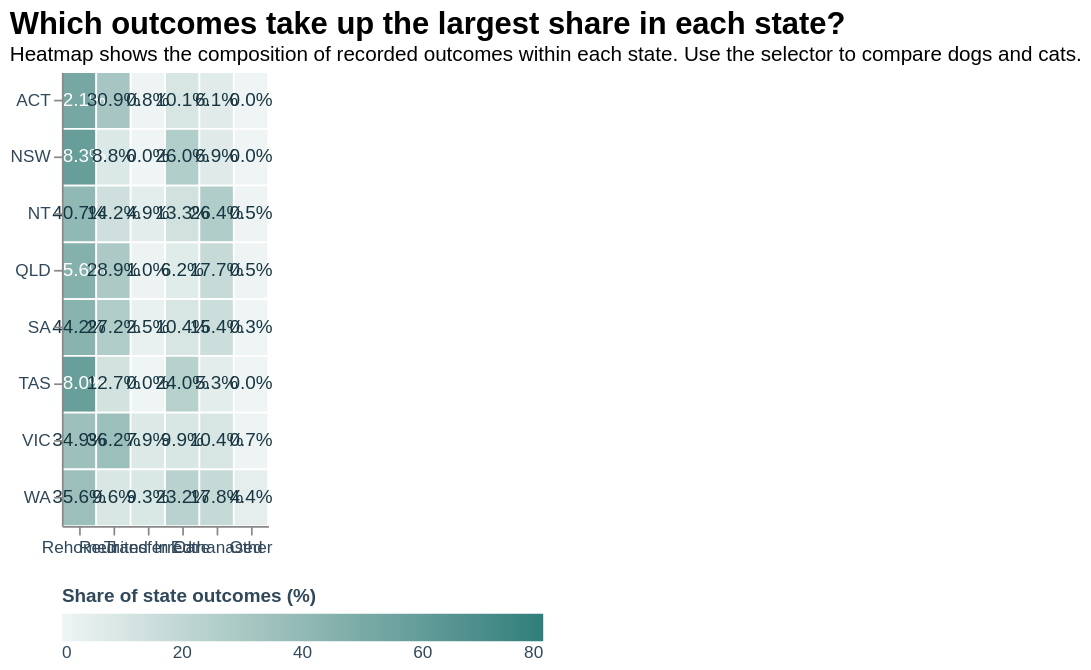

Vega-Lite specification for this chart:
### Vega-Lite specification from a JSON file in a GitHub repository (floating-point values rounded to 4 significant figures)
{"$schema": "https://vega.github.io/schema/vega-lite/v5.json", "width": "container", "height": 390, "data": {"values": [{"state": "ACT", "species": "Dog", "outcome_group": "Rehomed", "count": 310, "share_pct": 52.1, "share_label": "52.1%"}, {"state": "ACT", "species": "Dog", "outcome_group": "Reunited", "count": 184, "share_pct": 30.9, "share_label": "30.9%"}, {"state": "ACT", "species": "Dog", "outcome_group": "Transferred", "count": 5, "share_pct": 0.8, "share_label": "0.8%"}, {"state": "ACT", "species": "Dog", "outcome_group": "In Care", "count": 60, "share_pct": 10.1, "share_label": "10.1%"}, {"state": "ACT", "species": "Dog", "outcome_group": "Euthanased", "count": 36, "share_pct": 6.1, "share_label": "6.1%"}, {"state": "ACT", "species": "Dog", "outcome_group": "Other", "count": 0, "share_pct": 0.0, "share_label": "0.0%"}, {"state": "ACT", "species": "Cat", "outcome_group": "Rehomed", "count": 1433, "share_pct": 74.1, "share_label": "74.1%"}, {"state": "ACT", "species": "Cat", "outcome_group": "Reunited", "count": 153, "share_pct": 7.9, "share_label": "7.9%"}, {"state": "ACT", "species": "Cat", "outcome_group": "Transferred", "count": 2, "share_pct": 0.1, "share_label": "0.1%"}, {"state": "ACT", "species": "Cat", "outcome_group": "In Care", "count": 171, "share_pct": 8.8, "share_label": "8.8%"}, {"state": "ACT", "species": "Cat", "outcome_group": "Euthanased", "count": 151, "share_pct": 7.8, "share_label": "7.8%"}, {"state": "ACT", "species": "Cat", "outcome_group": "Other", "count": 25, "share_pct": 1.3, "share_label": "1.3%"}, {"state": "NSW", "species": "Dog", "outcome_group": "Rehomed", "count": 119, "share_pct": 58.3, "share_label": "58.3%"}, {"state": "NSW", "species": "Dog", "outcome_group": "Reunited", "count": 18, "share_pct": 8.8, "share_label": "8.8%"}, {"state": "NSW", "species": "Dog", "outcome_group": "Transferred", "count": 0, "share_pct": 0.0, "share_label": "0.0%"}, {"state": "NSW", "species": "Dog", "outcome_group": "In Care", "count": 53, "share_pct": 26.0, "share_label": "26.0%"}, {"state": "NSW", "species": "Dog", "outcome_group": "Euthanased", "count": 14, "share_pct": 6.9, "share_label": "6.9%"}, {"state": "NSW", "species": "Dog", "outcome_group": "Other", "count": 0, "share_pct": 0.0, "share_label": "0.0%"}, {"state": "NSW", "species": "Cat", "outcome_group": "Rehomed", "count": 186, "share_pct": 71.8, "share_label": "71.8%"}, {"state": "NSW", "species": "Cat", "outcome_group": "Reunited", "count": 1, "share_pct": 0.4, "share_label": "0.4%"}, {"state": "NSW", "species": "Cat", "outcome_group": "Transferred", "count": 2, "share_pct": 0.8, "share_label": "0.8%"}, {"state": "NSW", "species": "Cat", "outcome_group": "In Care", "count": 58, "share_pct": 22.4, "share_label": "22.4%"}, {"state": "NSW", "species": "Cat", "outcome_group": "Euthanased", "count": 9, "share_pct": 3.5, "share_label": "3.5%"}, {"state": "NSW", "species": "Cat", "outcome_group": "Other", "count": 3, "share_pct": 1.2, "share_label": "1.2%"}, {"state": "NT", "species": "Dog", "outcome_group": "Rehomed", "count": 1350, "share_pct": 40.7, "share_label": "40.7%"}, {"state": "NT", "species": "Dog", "outcome_group": "Reunited", "count": 472, "share_pct": 14.2, "share_label": "14.2%"}, {"state": "NT", "species": "Dog", "outcome_group": "Transferred", "count": 162, "share_pct": 4.9, "share_label": "4.9%"}, {"state": "NT", "species": "Dog", "outcome_group": "In Care", "count": 442, "share_pct": 13.3, "share_label": "13.3%"}, {"state": "NT", "species": "Dog", "outcome_group": "Euthanased", "count": 878, "share_pct": 26.4, "share_label": "26.4%"}, {"state": "NT", "species": "Dog", "outcome_group": "Other", "count": 16, "share_pct": 0.5, "share_label": "0.5%"}, {"state": "NT", "species": "Cat", "outcome_group": "Rehomed", "count": 3863, "share_pct": 58.3, "share_label": "58.3%"}, {"state": "NT", "species": "Cat", "outcome_group": "Reunited", "count": 238, "share_pct": 3.6, "share_label": "3.6%"}, {"state": "NT", "species": "Cat", "outcome_group": "Transferred", "count": 40, "share_pct": 0.6, "share_label": "0.6%"}, {"state": "NT", "species": "Cat", "outcome_group": "In Care", "count": 607, "share_pct": 9.2, "share_label": "9.2%"}, {"state": "NT", "species": "Cat", "outcome_group": "Euthanased", "count": 1768, "share_pct": 26.7, "share_label": "26.7%"}, {"state": "NT", "species": "Cat", "outcome_group": "Other", "count": 105, "share_pct": 1.6, "share_label": "1.6%"}, {"state": "QLD", "species": "Dog", "outcome_group": "Rehomed", "count": 2922, "share_pct": 45.6, "share_label": "45.6%"}, {"state": "QLD", "species": "Dog", "outcome_group": "Reunited", "count": 1851, "share_pct": 28.9, "share_label": "28.9%"}, {"state": "QLD", "species": "Dog", "outcome_group": "Transferred", "count": 63, "share_pct": 1.0, "share_label": "1.0%"}, {"state": "QLD", "species": "Dog", "outcome_group": "In Care", "count": 397, "share_pct": 6.2, "share_label": "6.2%"}, {"state": "QLD", "species": "Dog", "outcome_group": "Euthanased", "count": 1133, "share_pct": 17.7, "share_label": "17.7%"}, {"state": "QLD", "species": "Dog", "outcome_group": "Other", "count": 35, "share_pct": 0.5, "share_label": "0.5%"}, {"state": "QLD", "species": "Cat", "outcome_group": "Rehomed", "count": 4992, "share_pct": 62.3, "share_label": "62.3%"}, {"state": "QLD", "species": "Cat", "outcome_group": "Reunited", "count": 542, "share_pct": 6.8, "share_label": "6.8%"}, {"state": "QLD", "species": "Cat", "outcome_group": "Transferred", "count": 87, "share_pct": 1.1, "share_label": "1.1%"}, {"state": "QLD", "species": "Cat", "outcome_group": "In Care", "count": 543, "share_pct": 6.8, "share_label": "6.8%"}, {"state": "QLD", "species": "Cat", "outcome_group": "Euthanased", "count": 1772, "share_pct": 22.1, "share_label": "22.1%"}, {"state": "QLD", "species": "Cat", "outcome_group": "Other", "count": 83, "share_pct": 1.0, "share_label": "1.0%"}, {"state": "SA", "species": "Dog", "outcome_group": "Rehomed", "count": 867, "share_pct": 44.2, "share_label": "44.2%"}, {"state": "SA", "species": "Dog", "outcome_group": "Reunited", "count": 534, "share_pct": 27.2, "share_label": "27.2%"}, {"state": "SA", "species": "Dog", "outcome_group": "Transferred", "count": 49, "share_pct": 2.5, "share_label": "2.5%"}, {"state": "SA", "species": "Dog", "outcome_group": "In Care", "count": 204, "share_pct": 10.4, "share_label": "10.4%"}, {"state": "SA", "species": "Dog", "outcome_group": "Euthanased", "count": 303, "share_pct": 15.4, "share_label": "15.4%"}, {"state": "SA", "species": "Dog", "outcome_group": "Other", "count": 6, "share_pct": 0.3, "share_label": "0.3%"}, {"state": "SA", "species": "Cat", "outcome_group": "Rehomed", "count": 2191, "share_pct": 65.3, "share_label": "65.3%"}, {"state": "SA", "species": "Cat", "outcome_group": "Reunited", "count": 168, "share_pct": 5.0, "share_label": "5.0%"}, {"state": "SA", "species": "Cat", "outcome_group": "Transferred", "count": 58, "share_pct": 1.7, "share_label": "1.7%"}, {"state": "SA", "species": "Cat", "outcome_group": "In Care", "count": 251, "share_pct": 7.5, "share_label": "7.5%"}, {"state": "SA", "species": "Cat", "outcome_group": "Euthanased", "count": 663, "share_pct": 19.8, "share_label": "19.8%"}, {"state": "SA", "species": "Cat", "outcome_group": "Other", "count": 24, "share_pct": 0.7, "share_label": "0.7%"}, {"state": "TAS", "species": "Dog", "outcome_group": "Rehomed", "count": 220, "share_pct": 58.0, "share_label": "58.0%"}, {"state": "TAS", "species": "Dog", "outcome_group": "Reunited", "count": 48, "share_pct": 12.7, "share_label": "12.7%"}, {"state": "TAS", "species": "Dog", "outcome_group": "Transferred", "count": 0, "share_pct": 0.0, "share_label": "0.0%"}, {"state": "TAS", "species": "Dog", "outcome_group": "In Care", "count": 91, "share_pct": 24.0, "share_label": "24.0%"}, {"state": "TAS", "species": "Dog", "outcome_group": "Euthanased", "count": 20, "share_pct": 5.3, "share_label": "5.3%"}, {"state": "TAS", "species": "Dog", "outcome_group": "Other", "count": 0, "share_pct": 0.0, "share_label": "0.0%"}, {"state": "TAS", "species": "Cat", "outcome_group": "Rehomed", "count": 488, "share_pct": 69.7, "share_label": "69.7%"}, {"state": "TAS", "species": "Cat", "outcome_group": "Reunited", "count": 22, "share_pct": 3.1, "share_label": "3.1%"}, {"state": "TAS", "species": "Cat", "outcome_group": "Transferred", "count": 0, "share_pct": 0.0, "share_label": "0.0%"}, {"state": "TAS", "species": "Cat", "outcome_group": "In Care", "count": 73, "share_pct": 10.4, "share_label": "10.4%"}, {"state": "TAS", "species": "Cat", "outcome_group": "Euthanased", "count": 109, "share_pct": 15.6, "share_label": "15.6%"}, {"state": "TAS", "species": "Cat", "outcome_group": "Other", "count": 8, "share_pct": 1.1, "share_label": "1.1%"}, {"state": "VIC", "species": "Dog", "outcome_group": "Rehomed", "count": 704, "share_pct": 34.9, "share_label": "34.9%"}, {"state": "VIC", "species": "Dog", "outcome_group": "Reunited", "count": 729, "share_pct": 36.2, "share_label": "36.2%"}, {"state": "VIC", "species": "Dog", "outcome_group": "Transferred", "count": 159, "share_pct": 7.9, "share_label": "7.9%"}, {"state": "VIC", "species": "Dog", "outcome_group": "In Care", "count": 199, "share_pct": 9.9, "share_label": "9.9%"}, {"state": "VIC", "species": "Dog", "outcome_group": "Euthanased", "count": 210, "share_pct": 10.4, "share_label": "10.4%"}, {"state": "VIC", "species": "Dog", "outcome_group": "Other", "count": 14, "share_pct": 0.7, "share_label": "0.7%"}, {"state": "VIC", "species": "Cat", "outcome_group": "Rehomed", "count": 2688, "share_pct": 70.2, "share_label": "70.2%"}, {"state": "VIC", "species": "Cat", "outcome_group": "Reunited", "count": 196, "share_pct": 5.1, "share_label": "5.1%"}, {"state": "VIC", "species": "Cat", "outcome_group": "Transferred", "count": 81, "share_pct": 2.1, "share_label": "2.1%"}, {"state": "VIC", "species": "Cat", "outcome_group": "In Care", "count": 344, "share_pct": 9.0, "share_label": "9.0%"}, {"state": "VIC", "species": "Cat", "outcome_group": "Euthanased", "count": 471, "share_pct": 12.3, "share_label": "12.3%"}, {"state": "VIC", "species": "Cat", "outcome_group": "Other", "count": 50, "share_pct": 1.3, "share_label": "1.3%"}, {"state": "WA", "species": "Dog", "outcome_group": "Rehomed", "count": 347, "share_pct": 35.6, "share_label": "35.6%"}, {"state": "WA", "species": "Dog", "outcome_group": "Reunited", "count": 94, "share_pct": 9.6, "share_label": "9.6%"}, {"state": "WA", "species": "Dog", "outcome_group": "Transferred", "count": 91, "share_pct": 9.3, "share_label": "9.3%"}, {"state": "WA", "species": "Dog", "outcome_group": "In Care", "count": 226, "share_pct": 23.2, "share_label": "23.2%"}, {"state": "WA", "species": "Dog", "outcome_group": "Euthanased", "count": 174, "share_pct": 17.8, "share_label": "17.8%"}, {"state": "WA", "species": "Dog", "outcome_group": "Other", "count": 43, "share_pct": 4.4, "share_label": "4.4%"}, {"state": "WA", "species": "Cat", "outcome_group": "Rehomed", "count": 604, "share_pct": 65.7, "share_label": "65.7%"}, {"state": "WA", "species": "Cat", "outcome_group": "Reunited", "count": 40, "share_pct": 4.3, "share_label": "4.3%"}, {"state": "WA", "species": "Cat", "outcome_group": "Transferred", "count": 28, "share_pct": 3.0, "share_label": "3.0%"}, {"state": "WA", "species": "Cat", "outcome_group": "In Care", "count": 81, "share_pct": 8.8, "share_label": "8.8%"}, {"state": "WA", "species": "Cat", "outcome_group": "Euthanased", "count": 146, "share_pct": 15.9, "share_label": "15.9%"}, {"state": "WA", "species": "Cat", "outcome_group": "Other", "count": 21, "share_pct": 2.3, "share_label": "2.3%"}]}, "params": [{"name": "speciesFilter", "value": "Dog", "bind": {"input": "select", "options": ["Dog", "Cat"], "labels": ["Dogs", "Cats"], "name": "Species: "}}], "transform": [{"filter": "datum.species == speciesFilter"}, {"calculate": "datum.share_pct >= 35 ? 'white' : '#173042'", "as": "labelColor"}], "title": {"text": "Which outcomes take up the largest share in each state?", "subtitle": "Heatmap shows the composition of recorded outcomes within each state. Use the selector to compare dogs and cats.", "anchor": "start", "font": "Helvetica, Arial, sans-serif", "subtitleFont": "Helvetica, Arial, sans-serif", "fontSize": 18, "subtitleFontSize": 12}, "layer": [{"mark": {"type": "rect", "stroke": "white", "strokeWidth": 1}, "encoding": {"color": {"field": "share_pct", "type": "quantitative", "title": "Share of state outcomes (%)", "scale": {"domain": [0, 80], "range": ["#eff5f4", "#2e7f7c"]}, "legend": {"orient": "bottom", "gradientLength": 280, "format": ".0f"}}, "tooltip": [{"field": "state", "type": "nominal", "title": "State"}, {"field": "species", "type": "nominal", "title": "Species"}, {"field": "outcome_group", "type": "nominal", "title": "Outcome"}, {"field": "count", "type": "quantitative", "title": "Count", "format": ","}, {"field": "share_pct", "type": "quantitative", "title": "Share", "format": ".1f"}]}}, {"mark": {"type": "text", "font": "Helvetica, Arial, sans-serif", "fontSize": 11, "baseline": "middle"}, "encoding": {"text": {"field": "share_label", "type": "nominal"}, "color": {"condition": {"test": "datum.share_pct >= 45", "value": "#ffffff"}, "value": "#173642"}}}], "config": {"font": "Helvetica, Arial, sans-serif", "view": {"stroke": null}, "axis": {"labelFont": "Helvetica, Arial, sans-serif", "titleFont": "Helvetica, Arial, sans-serif", "labelColor": "#30485a", "titleColor": "#30485a", "gridColor": "#d6dfde"}, "legend": {"labelFont": "Helvetica, Arial, sans-serif", "titleFont": "Helvetica, Arial, sans-serif", "labelColor": "#30485a", "titleColor": "#30485a"}}, "autosize": {"type": "fit-x", "contains": "padding", "resize": true}, "encoding": {"x": {"field": "outcome_group", "type": "ordinal", "sort": ["Rehomed", "Reunited", "Transferred", "In Care", "Euthanased", "Other"], "title": null, "axis": {"labelAngle": 0, "labelLimit": 120}}, "y": {"field": "state", "type": "ordinal", "sort": ["ACT", "NSW", "NT", "QLD", "SA", "TAS", "VIC", "WA"], "title": null}}, "resolve": {"scale": {"color": "independent"}}}
